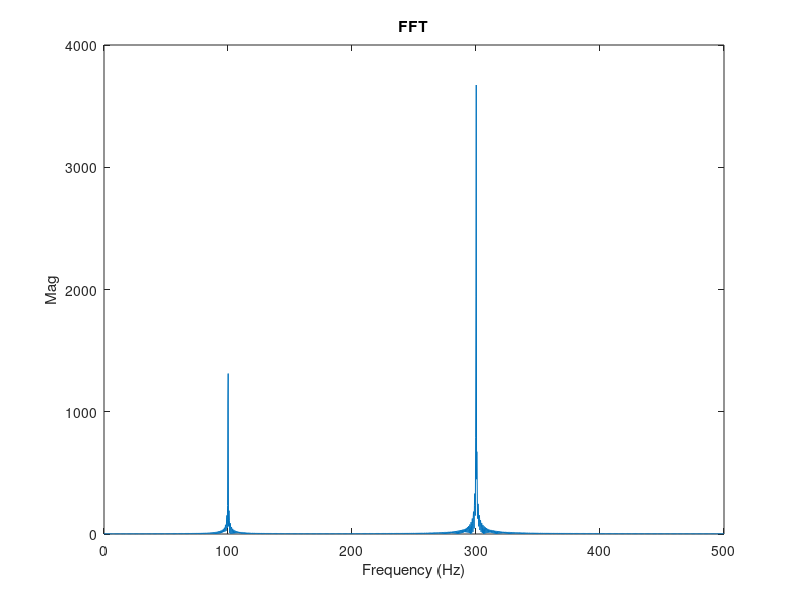

MATLAB code for this plot:
N = 2^11 + 1000;   % Signal length (not order of 2)

% Sinusoidal 1 params
a1 = 1;
f1 = 100;

% Sinusoidal 2 params
a2 = 2.5;
f2 = 300;

% Sum Sinusoidal
fs = 1e3;
t = 0:1/fs:(N-1)/fs;
x = a1.*cos(2*pi*f1*t) + a2.*sin(2*pi*f2*t);

% FFT
nfft = 2.^nextpow2(N);	% Next power of 2
X = fft(x,nfft);

% Magnitude
fft_len = length(X);
f_fft = linspace(0,fs/2,fft_len/2);
mag_fft = abs(X(1:fft_len/2));

% Plot Magnitude
figure();
plot(f_fft,mag_fft);
hold on;
title('FFT');
ylabel('Mag');
xlabel('Frequency (Hz)');
